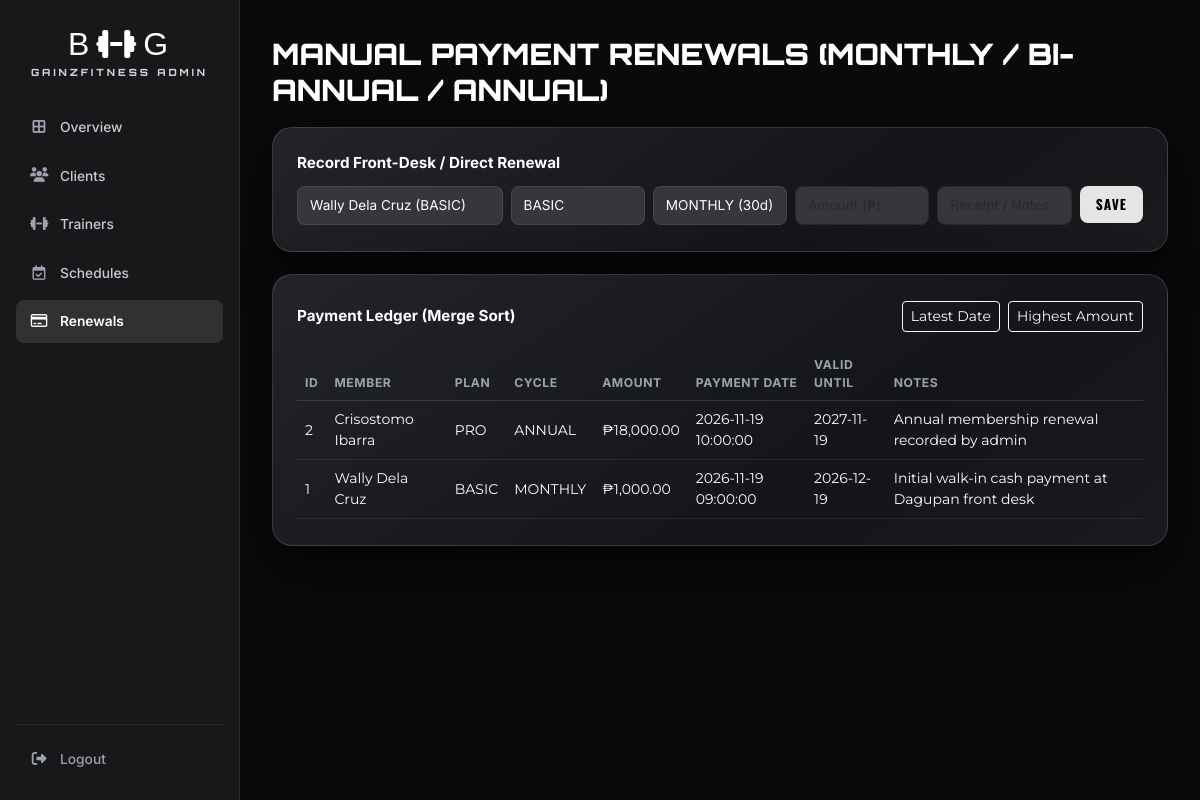
Page /admin_portal/admin_payments.php (signed in) on the committed database.
### tables this page shows
CREATE TABLE IF NOT EXISTS payment_transaction (
  PaymentID int(11) NOT NULL AUTO_INCREMENT,
  UserID int(11) NOT NULL,
  MembershipType varchar(50) NOT NULL,
  BillingCycle enum('MONTHLY','BIANNUAL','ANNUAL') NOT NULL DEFAULT 'MONTHLY',
  AmountPaid decimal(10,2) NOT NULL,
  PaymentDate datetime NOT NULL DEFAULT CURRENT_TIMESTAMP,
  ValidUntil date NOT NULL,
  PaymentNotes varchar(255) DEFAULT NULL,
  PRIMARY KEY (PaymentID),
  KEY fk_payment_user (UserID),
  KEY fk_payment_membership (MembershipType),
  CONSTRAINT fk_payment_user FOREIGN KEY (UserID) REFERENCES user (UserID) ON DELETE CASCADE ON UPDATE CASCADE,
  CONSTRAINT fk_payment_membership FOREIGN KEY (MembershipType) REFERENCES membership (MembershipType) ON DELETE RESTRICT ON UPDATE CASCADE
);

### app/Database.php (called while the page is built, shortened)
<?php
class Database
{
    private string $host;
    private string $dbName;
    private string $username;
    private string $password;
    public function __construct(
        string $host = '127.0.0.1',
        string $dbName = 'gym_database',
        string $username = 'root',
        string $password = ''
    ) {
        $this->host = getenv('DB_HOST') ?: $host;
        $this->dbName = getenv('DB_NAME') ?: $dbName;
        $this->username = getenv('DB_USER') ?: $username;
        $this->password = getenv('DB_PASS') !== false ? (string)getenv('DB_PASS') : $password;
    }
    public function connect(): PDO
    {
        $dsn = "mysql:host={$this->host};port=3307;dbname={$this->dbName};charset=utf8mb4";
        $options = [
            PDO::ATTR_ERRMODE => PDO::ERRMODE_EXCEPTION,
            PDO::ATTR_DEFAULT_FETCH_MODE => PDO::FETCH_ASSOC,
            PDO::ATTR_EMULATE_PREPARES => false,
        ];
        try {
            $this->connection = new PDO($dsn, $this->username, $this->password, $options);
            return $this->connection;
        } catch (PDOException $e) {
            throw new PDOException("Database connection failed: " . $e->getMessage(), (int)$e->getCode());
        }
    }
}

### app/Models/Client.php (called while the page is built, shortened)
<?php
class Client
{
    private PDO $db;
    public function __construct(?PDO $db = null)
    {
        $this->db = $db instanceof PDO ? $db : (new Database())->connect();
    }
    public function getAllClients(): array
    {
        $stmt = $this->db->query(
            "SELECT u.*, CONCAT(u.FirstName, ' ', u.LastName) AS FullName, m.MembershipDesc
             FROM `user` u
             LEFT JOIN `membership` m ON u.MembershipType = m.MembershipType
             ORDER BY u.UserID ASC"
        );
        return $stmt->fetchAll();
    }
}

### app/Models/PaymentAndMessage.php (called while the page is built, shortened)
<?php
class PaymentAndMessage
{
    private PDO $db;
    public function __construct(?PDO $db = null)
    {
        $this->db = $db instanceof PDO ? $db : (new Database())->connect();
    }
    public function getAllPayments(): array
    {
        $stmt = $this->db->query(
            "SELECT pt.*, CONCAT(u.FirstName, ' ', u.LastName) AS MemberName, u.UserEmail AS MemberEmail
             FROM `payment_transaction` pt
             INNER JOIN `user` u ON pt.UserID = u.UserID
             ORDER BY pt.PaymentDate DESC, pt.PaymentID DESC"
        );
        return $stmt->fetchAll();
    }
}

### app/Algorithms/SearchAndSort.php (called while the page is built, shortened)
<?php
class SearchAndSort
{
    public static function mergeSort(array $items, string $key, string $direction = 'asc', string $type = 'string'): array
    {
        $count = count($items);
        if ($count <= 1) {
            return array_values($items);
        }
        $mid = intdiv($count, 2);
        $left = self::mergeSort(array_slice($items, 0, $mid), $key, $direction, $type);
        $right = self::mergeSort(array_slice($items, $mid), $key, $direction, $type);
        return self::merge($left, $right, $key, $direction, $type);
    }
    private static function merge(array $left, array $right, string $key, string $direction, string $type): array
    {
        $result = [];
        $i = 0;
        $j = 0;
        $leftCount = count($left);
        $rightCount = count($right);
        while ($i < $leftCount && $j < $rightCount) {
            $cmp = self::compareValues($left[$i][$key] ?? '', $right[$j][$key] ?? '', $type);
            if (strtolower($direction) === 'desc') {
                $cmp = -$cmp;
            }
            if ($cmp <= 0) {
                $result[] = $left[$i];
                $i++;
            } else {
                $result[] = $right[$j];
                $j++;
            }
        }
        while ($j < $rightCount) {
            $result[] = $right[$j];
            $j++;
        }
        return $result;
    }
    private static function compareValues(mixed $a, mixed $b, string $type): int
    {
        return match ($type) {
            'number' => ((float)$a <=> (float)$b),
            'date' => ((strtotime((string)$a) ?: 0) <=> (strtotime((string)$b) ?: 0)),
            default => strcasecmp(trim((string)$a), trim((string)$b)),
        };
    }
}

### admin_portal/admin_payments.php (the view, shortened to what this page needs)
<?php
$pmModel = new PaymentAndMessage();
$clientModel = new Client();
$sortBy = $_GET['sort_by'] ?? 'PaymentDate';
$dir = strtolower($_GET['dir'] ?? 'desc') === 'asc' ? 'asc' : 'desc';
$type = match ($sortBy) {
    'AmountPaid' => 'number',
    'PaymentDate', 'ValidUntil' => 'date',
    default => 'string',
};
$payments = SearchAndSort::mergeSort($pmModel->getAllPayments(), $sortBy, $dir, $type);
$clients = $clientModel->getAllClients();
?>
<!DOCTYPE html>
<html lang="en">
<head>
  <link href="https://cdn.jsdelivr.net/npm/bootstrap@5.3.0/dist/css/bootstrap.min.css" rel="stylesheet">
  <link rel="stylesheet" href="https://cdnjs.cloudflare.com/ajax/libs/font-awesome/6.4.0/css/all.min.css">
</head>
<body>
  <div class="portal-shell">
    <aside class="portal-sidebar" id="portalSidebar">
      <div>
        <a href="admin_dashboard.php" class="sidebar-brand-box">
          <span class="sidebar-brand-mark">B<i class="fa-solid fa-dumbbell"></i>G</span>
          <span class="sidebar-brand-sub">GAINZFITNESS ADMIN</span>
        </a>
        <ul class="sidebar-nav-list">
          <li><a href="admin_dashboard.php" class="sidebar-nav-link"><i class="fa-solid fa-border-all"></i><span>Overview</span></a></li>
          <li><a href="admin_clients.php" class="sidebar-nav-link"><i class="fa-solid fa-users"></i><span>Clients</span></a></li>
          <li><a href="admin_trainers.php" class="sidebar-nav-link"><i class="fa-solid fa-dumbbell"></i><span>Trainers</span></a></li>
          <li><a href="admin_schedules.php" class="sidebar-nav-link"><i class="fa-regular fa-calendar-check"></i><span>Schedules</span></a></li>
          <li><a href="admin_payments.php" class="sidebar-nav-link active"><i class="fa-regular fa-credit-card"></i><span>Renewals</span></a></li>
        </ul>
      </div>
      <div class="sidebar-bottom">
        <a href="../logout.php" class="sidebar-logout-link"><i class="fa-solid fa-right-from-bracket"></i><span>Logout</span></a>
      </div>
    </aside>
    <main class="portal-content">
      <h1 class="portal-page-title">MANUAL PAYMENT RENEWALS (MONTHLY / BI-ANNUAL / ANNUAL)</h1>
      <div class="portal-panel">
        <h2 class="panel-heading">Record Front-Desk / Direct Renewal</h2>
        <form method="POST" class="row g-2">
          <div class="col-md-3">
            <select name="user_id" class="form-select form-select-sm" required>
              <?php foreach ($clients as $c): ?>
                <option value="<?= (int)$c['UserID'] ?>"><?= htmlspecialchars($c['FirstName'] . ' ' . $c['LastName']) ?> (<?= htmlspecialchars($c['MembershipType']) ?>)</option>
              <?php endforeach; ?>
            </select>
          </div>
          <div class="col-md-2">
            <select name="membership_type" class="form-select form-select-sm">
              <option value="BASIC">BASIC</option><option value="MID">MID</option><option value="PRO">PRO</option>
            </select>
          </div>
          <div class="col-md-2">
            <select name="billing_cycle" class="form-select form-select-sm">
              <option value="MONTHLY">MONTHLY (30d)</option>
            </select>
          </div>
          <div class="col-md-2"><input type="number" step="0.01" name="amount_paid" class="form-control form-control-sm" placeholder="Amount (₱)" required></div>
          <div class="col-md-2"><input type="text" name="notes" class="form-control form-control-sm" placeholder="Receipt / Notes"></div>
          <div class="col-md-1"><button type="submit" name="record_renewal" class="btn-portal-primary w-100">Save</button></div>
        </form>
      </div>
      <div class="portal-panel">
        <div class="d-flex flex-wrap justify-content-between align-items-center gap-2 mb-3">
          <h2 class="panel-heading mb-0">Payment Ledger (Merge Sort)</h2>
          <div class="d-flex gap-2">
            <a href="?sort_by=PaymentDate&dir=desc" class="btn btn-sm btn-outline-light">Latest Date</a>
            <a href="?sort_by=AmountPaid&dir=desc" class="btn btn-sm btn-outline-light">Highest Amount</a>
          </div>
        </div>
        <div class="table-responsive">
          <table class="table table-dark table-hover align-middle small mb-0">
            <thead><tr><th>ID</th><th>Member</th><th>Plan</th><th>Cycle</th><th>Amount</th><th>Payment Date</th><th>Valid Until</th><th>Notes</th></tr></thead>
            <tbody>
              <?php foreach ($payments as $p): ?>
                <tr>
                  <td><?= (int)$p['PaymentID'] ?></td>
                  <td><?= htmlspecialchars($p['MemberName']) ?></td>
                  <td><?= htmlspecialchars($p['MembershipType']) ?></td>
                  <td><?= htmlspecialchars($p['BillingCycle']) ?></td>
                  <td>&#8369;<?= number_format((float)$p['AmountPaid'], 2) ?></td>
                  <td><?= htmlspecialchars($p['PaymentDate']) ?></td>
                  <td><?= htmlspecialchars($p['ValidUntil']) ?></td>
                  <td><?= htmlspecialchars($p['PaymentNotes'] ?? '') ?></td>
                </tr>
              <?php endforeach; ?>
            </tbody>
          </table>
        </div>
      </div>
    </main>
  </div>
</body>
</html>

### admin_portal/admin_payments.php (style rules this page uses)
:root { --bg-dark: #0a0a0c; --bg-sidebar: #18181a; --bg-card: #2D2D2F; --bg-card-hover: #38383a; --text-main: #ffffff; --text-muted: #a0a5b5; --accent-light: #e5e5e5; --font-logo: 'Impact', 'Haettenschweiler', 'Arial Narrow Bold', sans-serif; --font-btn-member: 'Oswald', sans-serif; --font-section-titles: 'Orbitron', sans-serif; --font-body-descriptions: 'Montserrat', sans-serif; --font-inter: 'Inter', sans-serif; --transition-fast: all 0.25s cubic-bezier(0.25, 0.8, 0.25, 1); }
*, *::before, *::after { box-sizing: border-box; margin: 0; padding: 0; }
body { background-color: var(--bg-dark); color: var(--text-main); font-family: var(--font-body-descriptions); min-height: 100vh; overflow-x: hidden; }
a { text-decoration: none; color: inherit; }
.portal-shell { display: flex; min-height: 100vh; width: 100%; }
.portal-sidebar { width: 240px; flex-shrink: 0; background-color: var(--bg-sidebar); border-right: 1px solid rgba(255, 255, 255, 0.07); display: flex; flex-direction: column; justify-content: space-between; padding: 24px 16px 20px 16px; position: sticky; top: 0; height: 100vh; z-index: 1002; transition: transform 0.3s ease; }
.sidebar-brand-box { display: flex; flex-direction: column; align-items: center; text-align: center; padding: 4px 8px 26px 8px; }
.sidebar-brand-mark { font-family: var(--font-logo); font-size: 2rem; line-height: 1; letter-spacing: 3px; color: #ffffff; display: inline-flex; align-items: center; gap: 4px; }
.sidebar-brand-sub { font-family: var(--font-section-titles) !important; font-size: 0.62rem; font-weight: 800; letter-spacing: 3px; color: #d1d5db; margin-top: 5px; text-transform: uppercase; }
.sidebar-nav-list { list-style: none; display: flex; flex-direction: column; gap: 6px; padding: 0; margin: 0; }
.sidebar-nav-link { display: flex; align-items: center; gap: 12px; padding: 11px 14px; border-radius: 8px; font-family: var(--font-inter) !important; font-size: 0.86rem; font-weight: 500; color: #c7cbd4; transition: var(--transition-fast); }
.sidebar-nav-link i { width: 18px; text-align: center; font-size: 0.92rem; color: #9ca3af; transition: var(--transition-fast); }
.sidebar-nav-link:hover i, .sidebar-nav-link.active i { color: #ffffff; }
.sidebar-nav-link.active { background-color: rgba(255, 255, 255, 0.11); color: #ffffff; font-weight: 600; }
.sidebar-bottom { padding-top: 14px; border-top: 1px solid rgba(255, 255, 255, 0.07); }
.sidebar-logout-link { display: flex; align-items: center; gap: 12px; padding: 10px 14px; border-radius: 8px; font-family: var(--font-inter) !important; font-size: 0.86rem; font-weight: 500; color: #9ca3af; transition: var(--transition-fast); }
.sidebar-logout-link i { width: 18px; text-align: center; font-size: 0.92rem; }
.portal-content { flex: 1; min-width: 0; padding: 36px 32px 60px 32px; max-width: 1280px; }
.portal-page-title { font-family: var(--font-section-titles) !important; font-weight: 900 !important; font-size: clamp(1.35rem, 2.5vw, 1.85rem); text-transform: uppercase; margin-bottom: 20px; }
.portal-panel { background: linear-gradient(145deg, #232428 0%, #141518 65%, #191a1e 100%); border: 1px solid rgba(255, 255, 255, 0.14); border-radius: 20px; padding: 26px 24px; box-shadow: 0 20px 50px rgba(0, 0, 0, 0.65); margin-bottom: 22px; }
.panel-heading { font-family: var(--font-inter) !important; font-weight: 700; font-size: 0.95rem; color: #ffffff; margin-bottom: 14px; }
.portal-panel .form-control, .portal-panel .form-select { background-color: #36373b; border: 1px solid rgba(255, 255, 255, 0.08); border-radius: 8px; color: #ffffff; font-family: var(--font-inter) !important; font-size: 0.85rem; padding: 8px 12px; color-scheme: dark; }
.btn-portal-primary { font-family: var(--font-btn-member) !important; font-weight: 700 !important; text-transform: uppercase; background-color: var(--accent-light); color: #000; padding: 8px 16px; border-radius: 8px; border: none; letter-spacing: 1px; font-size: 0.85rem; cursor: pointer; transition: var(--transition-fast); }
.table-dark { --bs-table-bg: transparent; --bs-table-hover-bg: rgba(255, 255, 255, 0.05); border-color: rgba(255, 255, 255, 0.08); color: #e5e7eb; }
.table-dark th { font-family: var(--font-inter) !important; font-size: 0.76rem; text-transform: uppercase; letter-spacing: 0.6px; color: #9ca3af; border-bottom-color: rgba(255, 255, 255, 0.12); }

### rows in the picture
payment_transaction: PaymentID "2", MemberName "Crisostomo Ibarra", MembershipType "PRO", BillingCycle "ANNUAL", AmountPaid "18,000.00", PaymentDate "2026-11-19 10:00:00", ValidUntil "2027-11-19", PaymentNotes "Annual membership renewal recorded by admin"
payment_transaction: PaymentID "1", MemberName "Wally Dela Cruz", MembershipType "BASIC", BillingCycle "MONTHLY", AmountPaid "1,000.00", PaymentDate "2026-11-19 09:00:00", ValidUntil "2026-12-19", PaymentNotes "Initial walk-in cash payment at Dagupan front desk"

### other values in the picture
form field user_id "Wally Dela Cruz (BASIC)"
